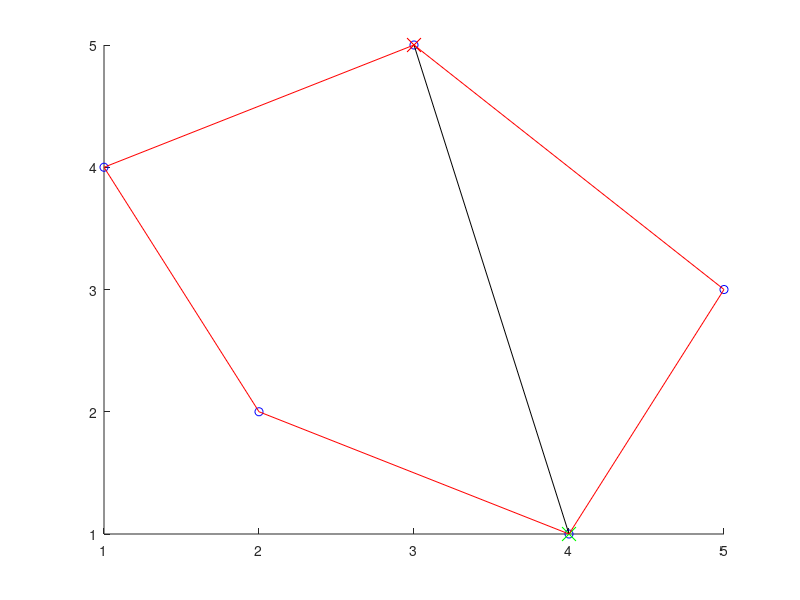

Here is the MATLAB script that generated this plot:
X = [1,2,3,4,5];
Y = [4,2,5,1,3];
max_y = Y(1);
max_index = 1;
min_y = Y(1);
min_index = 1;
for i = 2:length(Y)
    if(Y(i) > max_y) 
        max_y = Y(i);
        max_index = i;
    end
    if(Y(i) < min_y) 
        min_y = Y(i);
        min_index = i;
    end
end
hold on;
% part a
plot(X, Y, 'bo');

% calculate the slope of the line connecting the maximum and minimum points
slope = (max_y - min_y) / (X(max_index) - X(min_index));

% lets sort the left side and right side points by their positions relative to the line
left_indices = [];
right_indices = [];
for i = 1:length(X)
    if ((X(i) - X(min_index)) * (Y(max_index) - Y(min_index)) - (Y(i) - Y(min_index)) * (X(max_index) - X(min_index)) > 0)
        right_indices = [right_indices, i];
    else
        left_indices = [left_indices, i];
    end
end

% plot the points
plot(X(max_index), Y(max_index), 'rx', 'MarkerSize', 10); 
plot(X(min_index), Y(min_index), 'gx', 'MarkerSize', 10);
plot([X(max_index), X(min_index)], [Y(max_index), Y(min_index)], 'k-');

% plot the sorted polygon
left_points = [X(left_indices); Y(left_indices)]';
right_points = [X(right_indices); Y(right_indices)]';
sorted_left = sortrows(left_points, 2); % sort by y-value
sorted_right = sortrows(right_points, 2); 
sorted_X = [sorted_left(:, 1); sorted_right(end:-1:1, 1)];
sorted_Y = [sorted_left(:, 2); sorted_right(end:-1:1, 2)];
sorted_X = [sorted_X; sorted_X(1)];
sorted_Y = [sorted_Y; sorted_Y(1)];
plot(sorted_X, sorted_Y, 'r-');
hold off;
